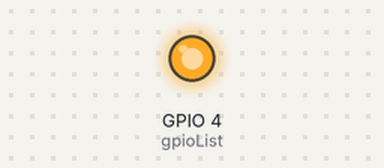
Recording of a program running on a simulated Raspberry Pi (BCM pin numbers). Shown: output pins drawn as LEDs (lit = HIGH). What the program prints to the terminal is not drawn. At 0.0 s the program stops and its outputs stay as they are.

Above: at 0.1 s.
Timing chart, 0 to 1.5 s (numbered marks = the images above):
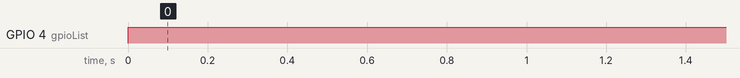

Measured:
- by itself, GPIO 4 (gpioList): LOW → HIGH at 0.00 s

The program:

relay_off_in1.py
```python
#!/usr/bin/python

import RPi.GPIO as GPIO
import time

GPIO.setmode(GPIO.BCM)

gpioList = [4]

for i in gpioList:
	GPIO.setup(i, GPIO.OUT)
	#GPIO.output(i, GPIO.HIGH)

try:
	GPIO.output(4, GPIO.HIGH)
	print "GPIO4 OFF in1."

except KeyboardInterrupt:
	print "Saliendo ..."
	GPIO.cleanup()
```
